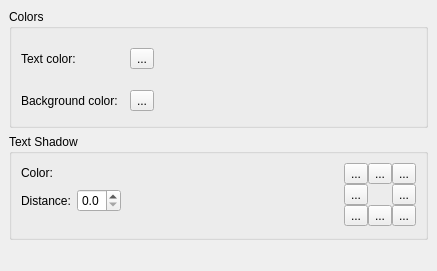
<ui version="4.0" >
 <class>CharacterDecorations</class>
 <widget class="QWidget" name="CharacterDecorations" >
  <property name="geometry" >
   <rect>
    <x>0</x>
    <y>0</y>
    <width>437</width>
    <height>271</height>
   </rect>
  </property>
  <layout class="QVBoxLayout" >
   <property name="margin" >
    <number>9</number>
   </property>
   <property name="spacing" >
    <number>6</number>
   </property>
   <item>
    <widget class="QGroupBox" name="groupBox" >
     <property name="title" >
      <string>Colors</string>
     </property>
     <layout class="QGridLayout" >
      <property name="margin" >
       <number>9</number>
      </property>
      <property name="spacing" >
       <number>6</number>
      </property>
      <item rowspan="2" row="0" column="3" >
       <spacer>
        <property name="orientation" >
         <enum>Qt::Horizontal</enum>
        </property>
        <property name="sizeHint" >
         <size>
          <width>41</width>
          <height>78</height>
         </size>
        </property>
       </spacer>
      </item>
      <item row="1" column="2" >
       <widget class="QToolButton" name="resetBackground" >
        <property name="text" >
         <string>...</string>
        </property>
       </widget>
      </item>
      <item row="1" column="1" >
       <widget class="KColorButton" native="1" name="backgroundColor" />
      </item>
      <item row="0" column="1" >
       <widget class="KColorButton" native="1" name="textColor" />
      </item>
      <item row="0" column="0" >
       <widget class="QLabel" name="textColorLabel" >
        <property name="text" >
         <string>Text color:</string>
        </property>
        <property name="wordWrap" >
         <bool>false</bool>
        </property>
        <property name="buddy" >
         <cstring>textColor</cstring>
        </property>
       </widget>
      </item>
      <item row="0" column="2" >
       <widget class="QToolButton" name="resetTextColor" >
        <property name="text" >
         <string>...</string>
        </property>
       </widget>
      </item>
      <item row="1" column="0" >
       <widget class="QLabel" name="backgroundColorLabel" >
        <property name="text" >
         <string>Background color:</string>
        </property>
        <property name="wordWrap" >
         <bool>false</bool>
        </property>
        <property name="buddy" >
         <cstring>backgroundColor</cstring>
        </property>
       </widget>
      </item>
     </layout>
    </widget>
   </item>
   <item>
    <widget class="QGroupBox" name="shadowGroupBox" >
     <property name="title" >
      <string>Text Shadow</string>
     </property>
     <layout class="QGridLayout" >
      <property name="margin" >
       <number>9</number>
      </property>
      <property name="spacing" >
       <number>6</number>
      </property>
      <item rowspan="3" row="0" column="3" >
       <layout class="QGridLayout" >
        <property name="margin" >
         <number>0</number>
        </property>
        <property name="spacing" >
         <number>0</number>
        </property>
        <item row="2" column="1" >
         <widget class="QToolButton" name="toolButton" >
          <property name="text" >
           <string>...</string>
          </property>
          <property name="checkable" >
           <bool>true</bool>
          </property>
          <property name="autoExclusive" >
           <bool>true</bool>
          </property>
         </widget>
        </item>
        <item row="1" column="2" >
         <widget class="QToolButton" name="toolButton_5" >
          <property name="text" >
           <string>...</string>
          </property>
          <property name="checkable" >
           <bool>true</bool>
          </property>
          <property name="autoExclusive" >
           <bool>true</bool>
          </property>
         </widget>
        </item>
        <item row="1" column="0" >
         <widget class="QToolButton" name="toolButton_7" >
          <property name="text" >
           <string>...</string>
          </property>
          <property name="checkable" >
           <bool>true</bool>
          </property>
          <property name="autoExclusive" >
           <bool>true</bool>
          </property>
         </widget>
        </item>
        <item row="0" column="0" >
         <widget class="QToolButton" name="toolButton_4" >
          <property name="text" >
           <string>...</string>
          </property>
          <property name="checkable" >
           <bool>true</bool>
          </property>
          <property name="autoExclusive" >
           <bool>true</bool>
          </property>
         </widget>
        </item>
        <item row="2" column="0" >
         <widget class="QToolButton" name="toolButton_8" >
          <property name="text" >
           <string>...</string>
          </property>
          <property name="checkable" >
           <bool>true</bool>
          </property>
          <property name="autoExclusive" >
           <bool>true</bool>
          </property>
         </widget>
        </item>
        <item row="0" column="2" >
         <widget class="QToolButton" name="toolButton_3" >
          <property name="text" >
           <string>...</string>
          </property>
          <property name="checkable" >
           <bool>true</bool>
          </property>
          <property name="autoExclusive" >
           <bool>true</bool>
          </property>
         </widget>
        </item>
        <item row="2" column="2" >
         <widget class="QToolButton" name="toolButton_6" >
          <property name="text" >
           <string>...</string>
          </property>
          <property name="checkable" >
           <bool>true</bool>
          </property>
          <property name="autoExclusive" >
           <bool>true</bool>
          </property>
         </widget>
        </item>
        <item row="0" column="1" >
         <widget class="QToolButton" name="toolButton_2" >
          <property name="text" >
           <string>...</string>
          </property>
          <property name="checkable" >
           <bool>true</bool>
          </property>
          <property name="autoExclusive" >
           <bool>true</bool>
          </property>
         </widget>
        </item>
       </layout>
      </item>
      <item row="2" column="0" >
       <spacer>
        <property name="orientation" >
         <enum>Qt::Vertical</enum>
        </property>
        <property name="sizeType" >
         <enum>QSizePolicy::Fixed</enum>
        </property>
        <property name="sizeHint" >
         <size>
          <width>20</width>
          <height>10</height>
         </size>
        </property>
       </spacer>
      </item>
      <item row="0" column="2" >
       <spacer>
        <property name="orientation" >
         <enum>Qt::Horizontal</enum>
        </property>
        <property name="sizeHint" >
         <size>
          <width>31</width>
          <height>20</height>
         </size>
        </property>
       </spacer>
      </item>
      <item row="0" column="0" >
       <widget class="QLabel" name="shadowColorLabel" >
        <property name="text" >
         <string>Color:</string>
        </property>
        <property name="wordWrap" >
         <bool>false</bool>
        </property>
        <property name="buddy" >
         <cstring>shadowGroupBox</cstring>
        </property>
       </widget>
      </item>
      <item row="1" column="0" >
       <widget class="QLabel" name="shadowDistanceLabel" >
        <property name="text" >
         <string>Distance:</string>
        </property>
        <property name="wordWrap" >
         <bool>false</bool>
        </property>
        <property name="buddy" >
         <cstring>shadowDistance</cstring>
        </property>
       </widget>
      </item>
      <item row="1" column="1" >
       <widget class="QDoubleSpinBox" name="shadowDistance" >
        <property name="decimals" >
         <number>1</number>
        </property>
        <property name="maximum" >
         <double>9.000000000000000</double>
        </property>
        <property name="singleStep" >
         <double>0.500000000000000</double>
        </property>
       </widget>
      </item>
      <item row="0" column="1" >
       <widget class="KColorButton" native="1" name="shadow" />
      </item>
     </layout>
    </widget>
   </item>
   <item>
    <spacer>
     <property name="orientation" >
      <enum>Qt::Vertical</enum>
     </property>
     <property name="sizeHint" >
      <size>
       <width>20</width>
       <height>16</height>
      </size>
     </property>
    </spacer>
   </item>
  </layout>
 </widget>
 <layoutdefault spacing="6" margin="11" />
 <customwidgets>
  <customwidget>
   <class>KColorButton</class>
   <extends>QWidget</extends>
   <header>kcolorbutton.h</header>
   <container>1</container>
  </customwidget>
 </customwidgets>
 <includes>
  <include location="local" >knuminput.h</include>
  <include location="local" >kcolorbutton.h</include>
  <include location="local" >kpushbutton.h</include>
 </includes>
 <resources>
  <include location="foobar.qrc" />
 </resources>
 <connections/>
</ui>
